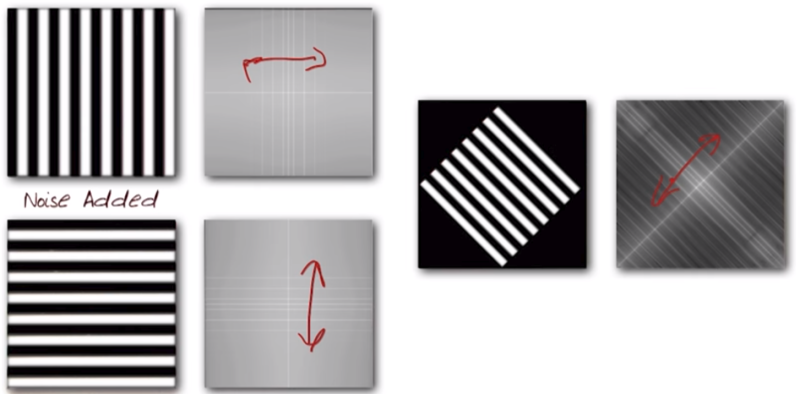
#> input picture 04_Fourier_Transform/Example1.png, 800 x 394 px
$ python -i Harris_Detector_quiz.py   (imports and definitions only)   (Python 2 division)
#> lines starting #> are read from the running program, lines starting #| are printed output that depends on the picture
#> further down, picture is the input picture: shape (394, 800, 3); mean B, G, R 178.3, 177, 179
"""Harris Corner Detection"""

import numpy as np
import cv2

def find_corners(img):
    """Find corners in an image using Harris corner detection method."""

    # Convert to grayscale, if necessary
    img_gray = cv2.cvtColor(img, cv2.COLOR_BGR2GRAY) if len(img.shape) == 3 else img

    # Compute Harris corner detector response (params: block size, Sobel aperture, Harris alpha)
    h_response = cv2.cornerHarris(img_gray, 3, 3, 0.04)  # Changed block size 2 to 3
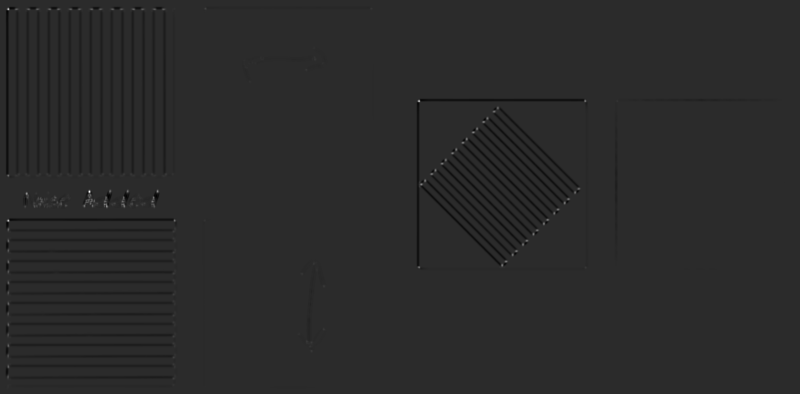
#> h_response: shape (394, 800) float32; min -0.00642, max 0.0314, mean -0.00014; drawn with min black and max white

    # Display Harris response image
    h_min, h_max, _, _ = cv2.minMaxLoc(h_response)  # for thresholding, display scaling
#> h_min = -0.00642; h_max = 0.0314
    cv2.imshow("Harris response", np.uint8((h_response - h_min) * (255.0 / (h_max - h_min))))

    # Select corner pixels above threshold
    h_thresh = 0.01 * h_max
#> h_thresh = 0.000314
    _, h_selected = cv2.threshold(h_response, h_thresh, 1, cv2.THRESH_TOZERO)

    # Pick corner pixels that are local maxima
    nhood_size = 5  # neighborhood size for non-maximal suppression (odd)
    nhood_r = int(nhood_size / 2)  # neighborhood radius = size / 2
    corners = []  # list of corner locations as (x, y, response) tuples
    for y in xrange(h_selected.shape[0]):
        for x in xrange(h_selected.shape[1]):
            if h_selected.item(y, x):
                h_value = h_selected.item(y, x)  # response value at (x, y)
                nhood = h_selected[(y - nhood_r):(y + nhood_r + 1), (x - nhood_r):(x + nhood_r + 1)]
                if not nhood.size:
                    continue  # skip empty neighborhoods (which can happen at edges)
                local_max = np.amax(nhood)  # compute neighborhood maximum
                if h_value == local_max:
                    corners.append((x, y, h_value))  # add to list of corners
                    h_selected[(y - nhood_r):(y + nhood_r), (x - nhood_r):(x + nhood_r)] = 0  # clear
                    h_selected.itemset((y, x), h_value)  # retain maxima value to suppress others
#> h_selected: shape (394, 800) float32; min 0, max 0.0314, mean 4.99e-06
#> after the loop, corners = 188 items, first 6: (174, 8, 0.000606), (205, 8, 0.00312), (371, 8, 0.00136), (8, 9, 0.0216), (16, 9, 0.007), (28, 9, 0.00695)

    h_suppressed = np.uint8((h_selected - h_thresh) * (255.0 / (h_max - h_thresh)))
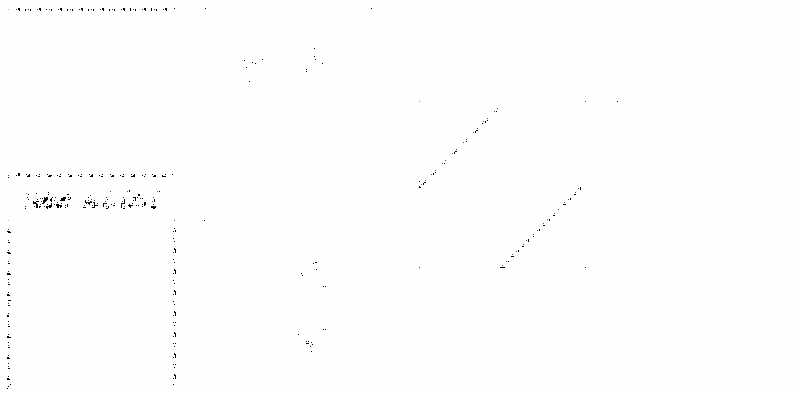
#> h_suppressed: shape (394, 800); min 0, max 255, mean 253.4
    cv2.imshow("Suppressed Harris response", h_suppressed)
    return corners


def test():
    """Test find_corners() with sample input."""

    # Read image
    img = cv2.imread("octagon.png")
    cv2.imshow("Image", img)

    # Find corners
    corners = find_corners(img)
    print "\n".join("{} {}".format(corner[0], corner[1]) for corner in corners)

    # Display output image with corners highlighted
    img_out = img.copy()
    for (x, y, resp) in corners:
        cv2.circle(img_out, (x, y), 1, (0, 0, 255), -1)  # red dot
        cv2.circle(img_out, (x, y), 5, (0, 255, 0), 1)  # green circle
    cv2.imshow("Output", img_out)

>>> import cv2
>>> picture = cv2.imread('Example1.png')
>>> result = find_corners(picture)
#> result has the same summary as corners in find_corners

$ run again, on 04_Fourier_Transform/Example2.png
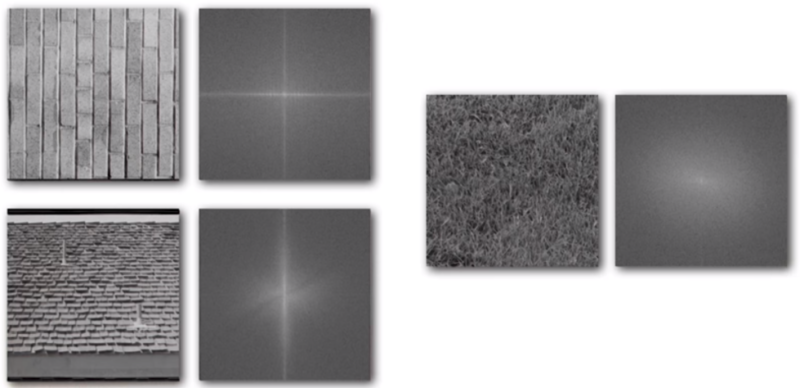
#> input picture 04_Fourier_Transform/Example2.png, 800 x 388 px
#> picture is the input picture: shape (388, 800, 3); mean B, G, R 164.5, 163.3, 164.6
#> h_min = -0.00465; h_max = 0.0189
#> h_thresh = 0.000189
#> after the loop in find_corners, `for y in xrange(h_selected.shape[0]):`: corners = 251 items, first 6: (10, 9, 0.00101), (43, 9, 0.000363), (60, 9, 0.00105), (77, 9, 0.000355), (94, 9, 0.00053), (110, 9, 0.000531)
#> in find_corners, `h_suppressed = np.uint8((h_selected - h_thresh) * (255.0 / (h_max - h_..`:
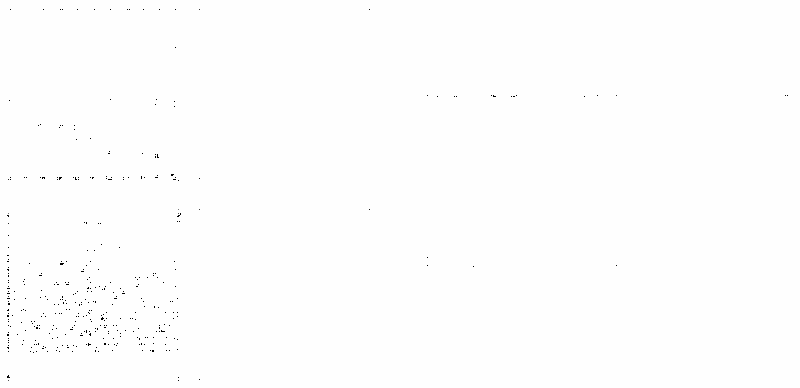
#> h_suppressed: shape (388, 800); min 0, max 255, mean 253.6
#> result has the same summary as corners in find_corners

$ run again, on 04_Fourier_Transform/Example3.png
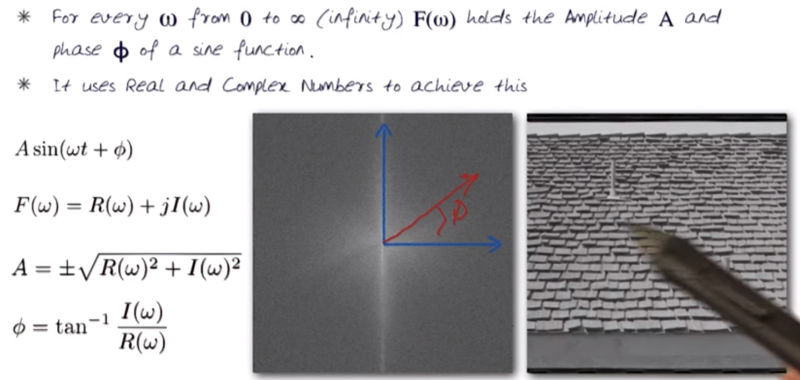
#> input picture 04_Fourier_Transform/Example3.png, 800 x 380 px
#> picture is the input picture: shape (380, 800, 3); mean B, G, R 178.4, 177.1, 178.6
#> h_min = -0.00817; h_max = 0.0323
#> h_thresh = 0.000323
#> after the loop in find_corners, `for y in xrange(h_selected.shape[0]):`:
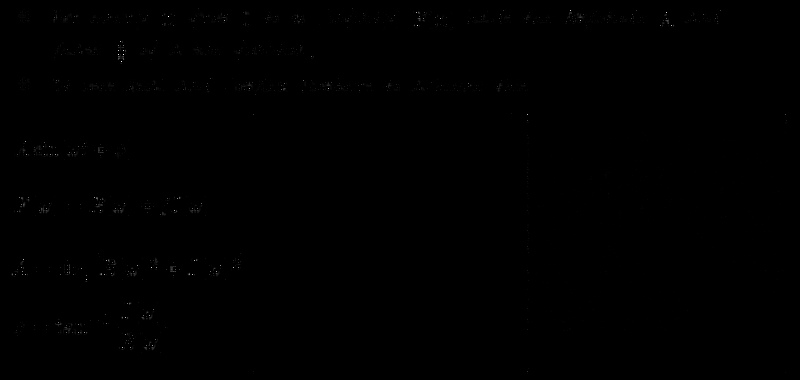
#> h_selected: shape (380, 800) float32; min 0, max 0.0323, mean 3.29e-05; drawn with min black and max white
#> after the loop in find_corners, `for y in xrange(h_selected.shape[0]):`: corners = 891 items, first 6: (198, 8, 0.0036), (352, 8, 0.00445), (328, 9, 0.00199), (54, 10, 0.00227), (60, 10, 0.000863), (469, 10, 0.00118)
#> in find_corners, `h_suppressed = np.uint8((h_selected - h_thresh) * (255.0 / (h_max - h_..`:
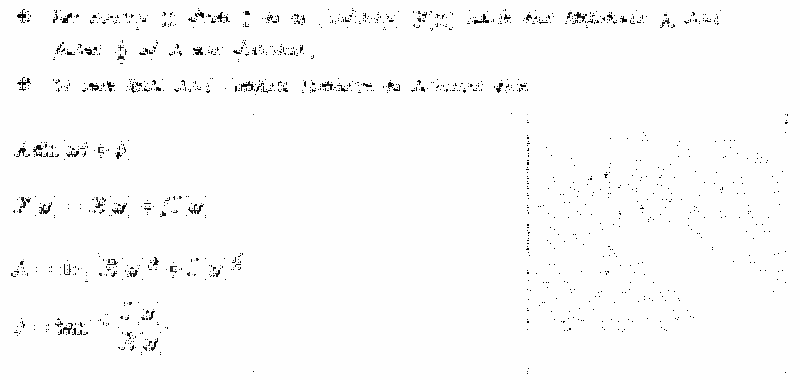
#> h_suppressed: shape (380, 800); min 0, max 255, mean 250.4
#> result has the same summary as corners in find_corners
